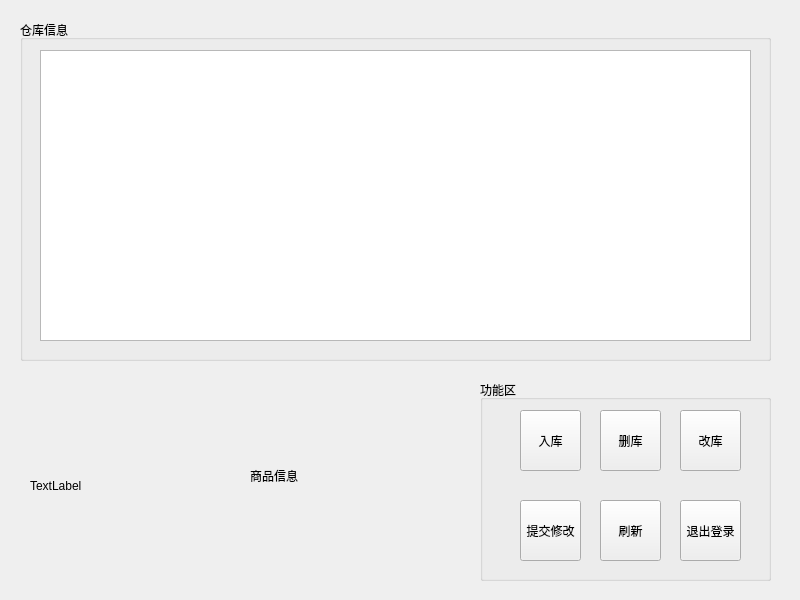
<?xml version="1.0" encoding="UTF-8"?>
<ui version="4.0">
 <class>keeperSystem</class>
 <widget class="QMainWindow" name="keeperSystem">
  <property name="geometry">
   <rect>
    <x>0</x>
    <y>0</y>
    <width>800</width>
    <height>600</height>
   </rect>
  </property>
  <property name="windowTitle">
   <string>仓库管理</string>
  </property>
  <widget class="QWidget" name="centralwidget">
   <widget class="QGroupBox" name="groupBox">
    <property name="geometry">
     <rect>
      <x>20</x>
      <y>20</y>
      <width>751</width>
      <height>341</height>
     </rect>
    </property>
    <property name="title">
     <string>仓库信息</string>
    </property>
    <widget class="QTableView" name="tableView">
     <property name="geometry">
      <rect>
       <x>20</x>
       <y>30</y>
       <width>711</width>
       <height>291</height>
      </rect>
     </property>
    </widget>
   </widget>
   <widget class="QLabel" name="label">
    <property name="geometry">
     <rect>
      <x>30</x>
      <y>390</y>
      <width>201</width>
      <height>191</height>
     </rect>
    </property>
    <property name="text">
     <string>TextLabel</string>
    </property>
   </widget>
   <widget class="QLabel" name="label_2">
    <property name="geometry">
     <rect>
      <x>250</x>
      <y>380</y>
      <width>201</width>
      <height>191</height>
     </rect>
    </property>
    <property name="text">
     <string>商品信息</string>
    </property>
   </widget>
   <widget class="QGroupBox" name="groupBox_2">
    <property name="geometry">
     <rect>
      <x>480</x>
      <y>380</y>
      <width>291</width>
      <height>201</height>
     </rect>
    </property>
    <property name="title">
     <string>功能区</string>
    </property>
    <widget class="QPushButton" name="pushButton">
     <property name="geometry">
      <rect>
       <x>40</x>
       <y>30</y>
       <width>61</width>
       <height>61</height>
      </rect>
     </property>
     <property name="styleSheet">
      <string notr="true">QPushButton{border-image:url(:/png/button_1.png);}
QPushButton:hover{border-image: url(:/png/button_2.png);}
QPushButton:pressed{border-image: url(:/png/button_3.png);}</string>
     </property>
     <property name="text">
      <string>入库</string>
     </property>
    </widget>
    <widget class="QPushButton" name="pushButton_2">
     <property name="geometry">
      <rect>
       <x>120</x>
       <y>30</y>
       <width>61</width>
       <height>61</height>
      </rect>
     </property>
     <property name="styleSheet">
      <string notr="true">QPushButton{border-image:url(:/png/button_1.png);}
QPushButton:hover{border-image: url(:/png/button_2.png);}
QPushButton:pressed{border-image: url(:/png/button_3.png);}</string>
     </property>
     <property name="text">
      <string>删库</string>
     </property>
    </widget>
    <widget class="QPushButton" name="pushButton_3">
     <property name="geometry">
      <rect>
       <x>200</x>
       <y>30</y>
       <width>61</width>
       <height>61</height>
      </rect>
     </property>
     <property name="styleSheet">
      <string notr="true">QPushButton{border-image:url(:/png/button_1.png);}
QPushButton:hover{border-image: url(:/png/button_2.png);}
QPushButton:pressed{border-image: url(:/png/button_3.png);}</string>
     </property>
     <property name="text">
      <string>改库</string>
     </property>
    </widget>
    <widget class="QPushButton" name="pushButton_4">
     <property name="geometry">
      <rect>
       <x>40</x>
       <y>120</y>
       <width>61</width>
       <height>61</height>
      </rect>
     </property>
     <property name="styleSheet">
      <string notr="true">QPushButton{border-image:url(:/png/button_1.png);}
QPushButton:hover{border-image: url(:/png/button_2.png);}
QPushButton:pressed{border-image: url(:/png/button_3.png);}</string>
     </property>
     <property name="text">
      <string>提交修改</string>
     </property>
    </widget>
    <widget class="QPushButton" name="pushButton_5">
     <property name="geometry">
      <rect>
       <x>120</x>
       <y>120</y>
       <width>61</width>
       <height>61</height>
      </rect>
     </property>
     <property name="styleSheet">
      <string notr="true">QPushButton{border-image:url(:/png/button_1.png);}
QPushButton:hover{border-image: url(:/png/button_2.png);}
QPushButton:pressed{border-image: url(:/png/button_3.png);}</string>
     </property>
     <property name="text">
      <string>刷新</string>
     </property>
    </widget>
    <widget class="QPushButton" name="pushButton_6">
     <property name="geometry">
      <rect>
       <x>200</x>
       <y>120</y>
       <width>61</width>
       <height>61</height>
      </rect>
     </property>
     <property name="styleSheet">
      <string notr="true">QPushButton{border-image:url(:/png/button_1.png);}
QPushButton:hover{border-image: url(:/png/button_2.png);}
QPushButton:pressed{border-image: url(:/png/button_3.png);}</string>
     </property>
     <property name="text">
      <string>退出登录</string>
     </property>
    </widget>
   </widget>
  </widget>
 </widget>
 <resources/>
 <connections/>
</ui>
